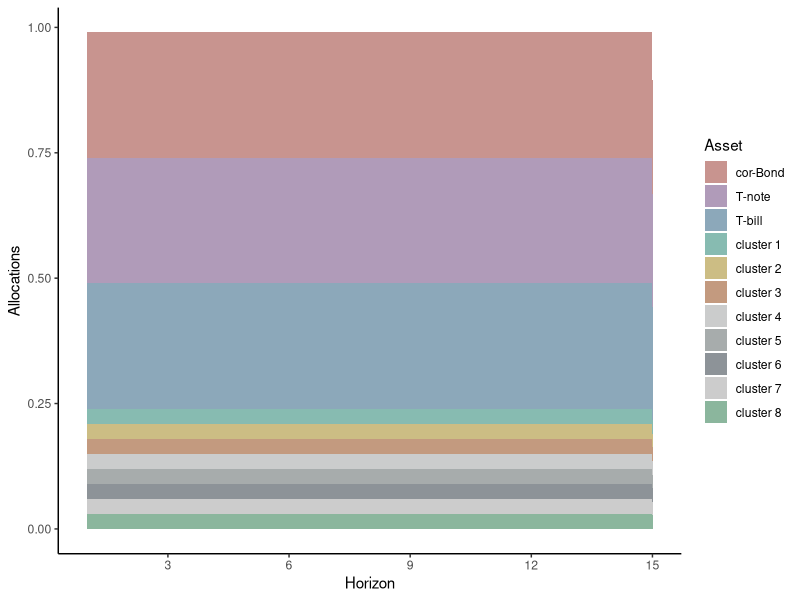
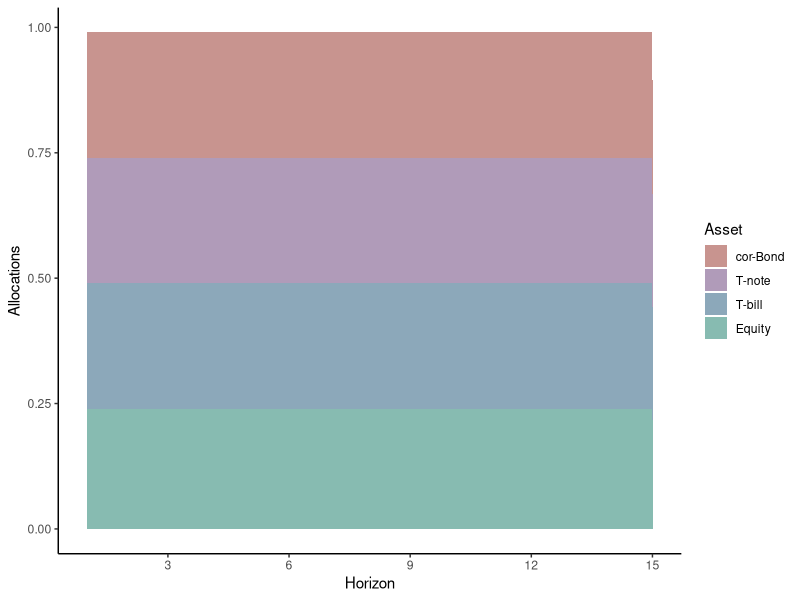
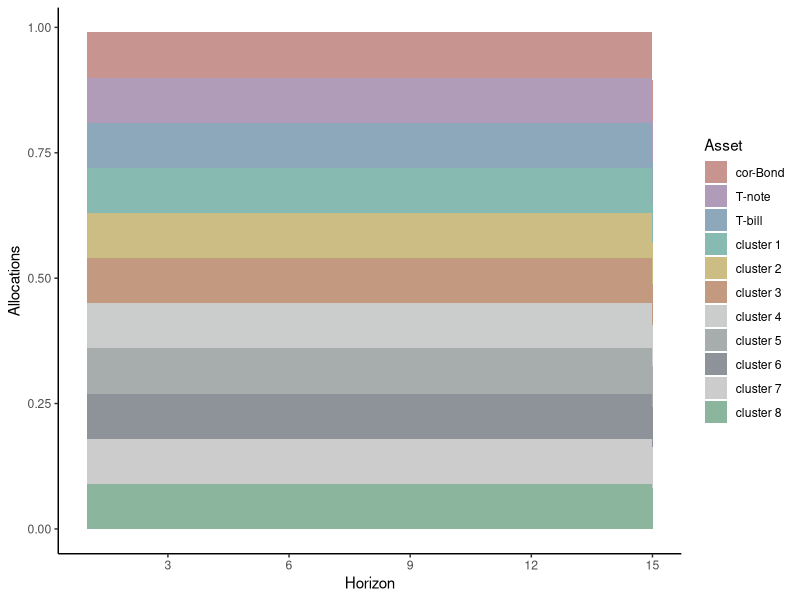
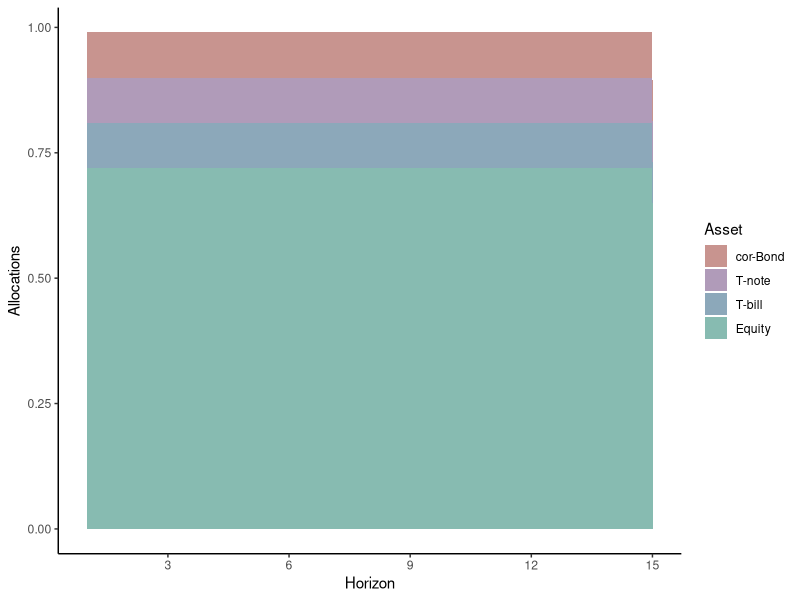

Recreate these plots in R, in order.
#load packages

library(ggplot2)
library(dplyr)

#=============== Section 1: load all asset allocations ========

#=============== Section 2: load graph functions ========

allocations_graphs <- function(allocations,horizons){
  
  colnames(allocations) <- c("cor-Bond", "T-note", "T-bill",
                             "cluster 1","cluster 2","cluster 3",
                             "cluster 4","cluster 5","cluster 6",
                             "cluster 7","cluster 8")
  
  allocations_graph <- cbind(horizons,stack(allocations[1:ncol(allocations)]))
  colnames(allocations_graph) = cbind('Horizon', 'Allocations', 'Asset')
  allocations_graph$Asset <- factor(allocations_graph$Asset , levels=c("cor-Bond", "T-note", "T-bill",
                                                                       "cluster 1","cluster 2","cluster 3",
                                                                       "cluster 4","cluster 5","cluster 6",
                                                                       "cluster 7","cluster 8"))
  
  # stacked area chart
  ggplot(allocations_graph, aes(x=Horizon, y=Allocations, fill=Asset)) + 
    geom_area(alpha=0.5 , size=.5)+
    theme_classic()+
    scale_x_continuous(breaks = c(3,6,9,12,15))+
    #scale_fill_brewer(palette="RdGy")
    scale_fill_manual(values=c("#922B21", "#633974", "#1A5276",
                                "#117864", "#9A7D0A", "#873600",
                                "#979A9A", "#515A5A", "#1C2833",
                                "#999999", "#196F3D"))
}

allocations_graphs_equitySummed <- function(allocations,horizons){
  
  colnames(allocations) <- c("cor-Bond", "T-note", "T-bill",
                             "cluster 1","cluster 2","cluster 3",
                             "cluster 4","cluster 5","cluster 6",
                             "cluster 7","cluster 8")
  
  allocations[,'Equity'] <- apply(allocations[,c("cluster 1","cluster 2","cluster 3",
                                                 "cluster 4","cluster 5","cluster 6",
                                                 "cluster 7","cluster 8")],1,sum)
  allocations <- allocations[,c("cor-Bond", "T-note", "T-bill","Equity")]
  allocations_graph <- cbind(horizons,stack(allocations[1:ncol(allocations)]))
  colnames(allocations_graph) = cbind('Horizon', 'Allocations', 'Asset')
  allocations_graph$Asset <- factor(allocations_graph$Asset , levels=c("cor-Bond", "T-note", "T-bill",
                                                                       "Equity"))
  
  # stacked area chart
  ggplot(allocations_graph, aes(x=Horizon, y=Allocations, fill=Asset)) + 
    geom_area(alpha=0.5 , size=.5)+
    theme_classic()+
    scale_x_continuous(breaks = c(3,6,9,12,15))+
    #scale_fill_brewer(palette="RdGy")
    scale_fill_manual(values=c("#922B21", "#633974", "#1A5276",
                               "#117864"))
}

assets <- c( "Tbill_return","Tnote_return","corBond_return",
             "cluster_return_1","cluster_return_2","cluster_return_3",
             "cluster_return_4","cluster_return_5","cluster_return_6",
             "cluster_return_7","cluster_return_8")

#=============== Section 3: 1 over N allocation, with equal weight across asset classes ========

bond_allocations <- as.data.frame(matrix(round(1/4,2),nrow=15,ncol=3))
equity_allocations <- as.data.frame(matrix(round(0.25/8,2),nrow=15,ncol=8))

oneOverN_allocation_equityFair <- cbind(bond_allocations,equity_allocations)
colnames(oneOverN_allocation_equityFair) <- assets

horizons=1:15
allocations_graphs(oneOverN_allocation_equityFair,horizons)

horizons=1:15
allocations_graphs_equitySummed(oneOverN_allocation_equityFair,horizons)

#=============== Section 4: 1 over N allocation, with equal weight across all assets ========

oneOverN_allocation <- as.data.frame(matrix(round(1/length(assets),2),nrow=15,ncol=11))
colnames(oneOverN_allocation) <- assets

horizons=1:15
allocations_graphs(oneOverN_allocation,horizons)

horizons=1:15
allocations_graphs_equitySummed(oneOverN_allocation,horizons)

#=============== Section 4: other asset allocations ========